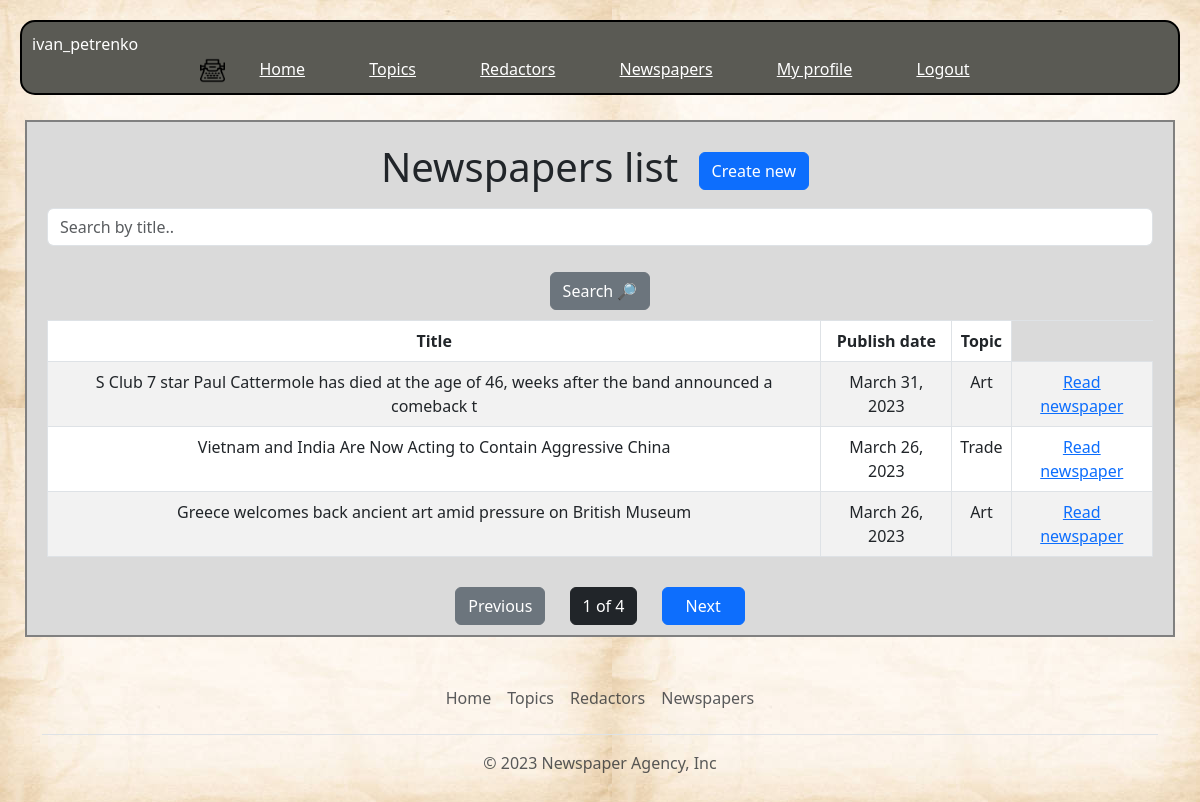
Page /newspapers/ (signed in) on the committed database.
### catalog/models.py (models this page shows, shortened)
class Redactor(AbstractUser):
    years_of_experience = models.IntegerField(null=True, blank=True)
    class Meta:
        verbose_name = "Redactor"
        verbose_name_plural = "Redactors"
        ordering = ["username"]

class Newspaper(models.Model):
    title = models.CharField(max_length=100)
    content = models.TextField()
    published_date = models.DateField(null=True)
    topic = models.ForeignKey(
        Topic,
        on_delete=models.CASCADE,
    )
    redactors = models.ManyToManyField(settings.AUTH_USER_MODEL, related_name="newspapers")
    class Meta:
        ordering = ["-published_date"]

class Topic(models.Model):
    name = models.CharField(max_length=255, unique=True)
    class Meta:
        ordering = ["name"]
    def __str__(self):
        return self.name

### catalog/views.py (the view)
class NewspaperListView(LoginRequiredMixin, generic.ListView):
    model = Newspaper
    template_name = "catalog/newspaper_list.html"
    paginate_by = 3
    def get_context_data(self, *, object_list=None, **kwargs) -> dict:
        context = super(NewspaperListView, self).get_context_data(**kwargs)
        title = self.request.GET.get("title", "")
        context["search_form"] = NewspaperSearchForm(initial={
            "title": title
        })
        return context
    def get_queryset(self) -> None:
        queryset = Newspaper.objects.all()
        form = NewspaperSearchForm(self.request.GET)
        if form.is_valid():
            return queryset.filter(
                title__icontains=form.cleaned_data["title"]
            )
        return queryset

### catalog/forms.py
class NewspaperSearchForm(forms.Form):
    title = forms.CharField(
        max_length=255,
        required=False,
        label="",
        widget=forms.TextInput(attrs={"placeholder": "Search by title.."})
    )

### catalog/templatetags/query_transform.py (called while the page is built)
@register.simple_tag
def query_transform(request, **kwargs):
    updated = request.GET.copy()
    for k, v in kwargs.items():
        if v is not None:
            updated[k] = v
        else:
            updated.pop(k, 0)
    return updated.urlencode()

### templates/catalog/newspaper_list.html
{% extends "base.html" %}
{% load crispy_forms_filters %}
{% block content %}
  <div class="content-details">
    <h1 style="text-align: center;">
      Newspapers list
      <a href="{% url 'catalog:newspaper-create' %}" class="float-right btn btn-primary">
        Create new
      </a>
    </h1>
    <form action="" method="get" class="form-inline">
      {{ search_form|crispy }}
        <input type="submit" class="btn btn-secondary" value="Search 🔎">
    </form>
    {% if newspaper_list %}
      <table class="table table-striped table-bordered table-hover">
        <thead>
          <tr>
            <th scope="col">Title</th>
            <th scope="col">Publish date</th>
            <th scope="col">Topic</th>
          </tr>
        </thead>
        <tbody>
      {% for newspaper in newspaper_list %}
        <tr>
          <td>{{ newspaper.title }}</td>
          <td>{{ newspaper.published_date }}</td>
          <td>{{ newspaper.topic }}</td>
          <td><a href="{% url 'catalog:newspaper-detail' pk=newspaper.id %}">Read newspaper</a></td>
        </tr>
      {% endfor %}
        </tbody>
      </table>
    {% else %}
      <p>Whe don't have newspapers</p>
    {% endif %}
  </div>
{% endblock %}

### templates/includes/topbar.html
{% load static %}
<div class="topnav">
  <li style="height: 25px; width: 25px; color: white">{{ user.username }}</li>
  <img src="{% static 'images/favicon.png' %}" alt="" style="height: 25px; width: 25px" class="float-left">
  <a href="{% url 'catalog:index' %}" class="nav-element">Home</a>
  <a href="{% url 'catalog:topic-list' %}" class="nav-element">Topics</a>
  <a href="{% url 'catalog:redactor-list' %}" class="nav-element">Redactors</a>
  <a href="{% url 'catalog:newspaper-list' %}" class="nav-element">Newspapers</a>
  {% if user.is_authenticated  %}
    <a href="{% url 'catalog:redactor-detail' pk=user.id %}" class="nav-element">My profile</a>
    <a href="{% url 'logout' %}" class="nav-element">Logout</a>
  {% else %}
    <a href="{% url 'login' %}" class="nav-element">Log in</a>
  {% endif %}
</div>

### static/css/styles.css (style rules this page uses)
body { margin-top: 20px; background-image: url('/static/images/background.png'); }
.topnav { text-align: center; background-color: #5a5a54; margin: 20px; padding: 10px; border-radius: 15px; border: 2px solid #000000; list-style-type: none; }
.nav-element { text-align: center; margin: 30px; color: white; }
.float-right { margin-right: 20px; }
.content-details { margin: 20px; list-style-type: none; }
.btn { margin: 10px; }

### rows in the picture
Redactor: username "ivan_petrenko"
Newspaper: title "S Club 7 star Paul Cattermole has died at the age of 46, weeks after the band announced a comeback t", published_date "March 31, 2023", topic "Art"
Newspaper: title "Vietnam and India Are Now Acting to Contain Aggressive China", published_date "March 26, 2023", topic "Trade"
Newspaper: title "Greece welcomes back ancient art amid pressure on British Museum", published_date "March 26, 2023", topic "Art"

### other values in the picture
{{ page_obj.number }} "1"
{{ paginator.num_pages }} "4"
